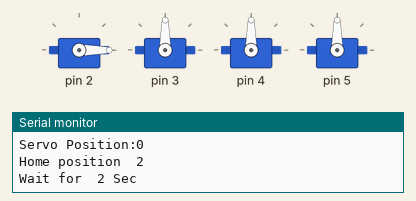
Recording of a sketch running on a simulated Arduino Uno, built with avr-gcc and run on an emulated ATmega328P. Parts: 4 × servo, the last lines printed to the serial monitor.

Above: at 0.1 s.
At 14.5 s:
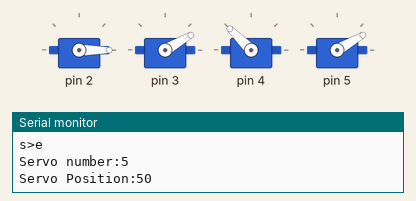
At 20.3 s:
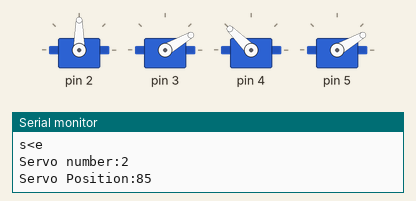
At 25.5 s:
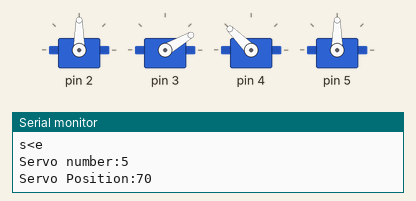
At 26.7 s:
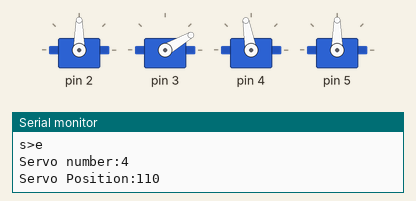
At 28.0 s:
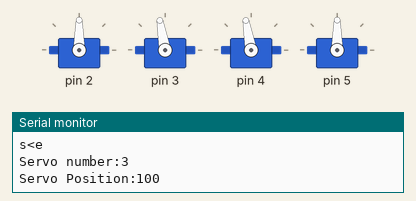
Timing chart, 0 to 34.1 s (numbered marks = the images above):
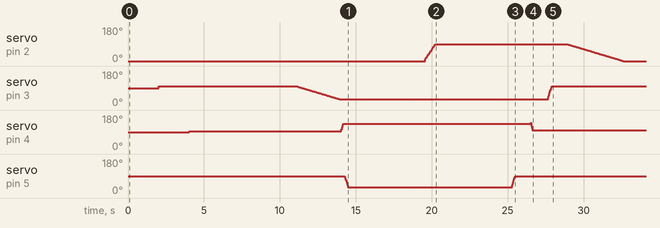

Measured:
- by itself, servo on pin 2: rises from 0° to 90° in 0.68 s, then falls to 0° in 12.4 s
- by itself, servo on pin 4: rises from 90° to 140° in 22.5 s, then falls to 100° in 0.10 s

The sketch:

3d_arm_testing.ino
```cpp
#include <Servo.h>

Servo servos[6];

void setup() {

  Serial.begin(9600);
  servos[2].attach(2);
  servos[3].attach(3);
  servos[4].attach(4);
  servos[5].attach(5);

}

void loop() {

   //start position,end position,angles adding  per loop,delay time, which Servo.

  //Home position
   MotorMove(0,0,10,1000,2);
   Serial.println("Home position  2");
   Serial.println("Wait for  2 Sec");
    delay(2000);
   MotorMove(100,100,1,1000,3);
   Serial.println("Home position  3");
   Serial.println("Wait for  2 Sec");
    delay(2000);
   MotorMove(95,95,10,1000,4);
   Serial.println("Home position  4");
   Serial.println("Wait for  2 Sec");
    delay(2000);
   MotorMove(90,90,10,1000,5);
   Serial.println("Home position  5");
   Serial.println("Home Position Over");
     Serial.println("Wait for  5 Sec");
      delay(5000);

    //pick

    MotorMove(0,0,10,5,2);
    Serial.println("pick  2");
    MotorMove(100,30,1,10,3);
    Serial.println("coming  3");
    MotorMove(95,140,10,5,4);
    Serial.println("pick  5");
    MotorMove(90,30,10,5,5);
    Serial.println("Pick Over");
    Serial.println("Wait for  5 Sec");
    delay(5000);

  //Move
   MotorMove(0,90,5,500,2);
   Serial.println("Move Over");
   Serial.println("Wait for  5 Sec");
    delay(5000);

  //Drop
   MotorMove(30,90,10,5,5);
   delay(1000);
   MotorMove(140,95,10,5,4);
    delay(1000);
   MotorMove(30,100,10,20,3);
    delay(1000);
   MotorMove(90,0,1,5,2);
   Serial.println("Drop Over");
   Serial.println("Wait for  5 Sec");
    delay(5000);

}

void MotorMove(int start,int end,int jump,int sleep,int servo)
{
  if(start <= end){
    for (int i = start; i <= end; i+=jump) {
      servos[servo].write(i);
      delayMicroseconds(sleep);
      Serial.println("s<e");
      Serial.print("Servo number:");
      Serial.println(servo);
      Serial.print("Servo Position:");
      Serial.println(i);
    }
  }else{
      for (int i = start; i >= end;i-=jump) {
       servos[servo].write(i);
       delayMicroseconds(sleep);
       Serial.println("s>e");
       Serial.print("Servo number:");
       Serial.println(servo);
       Serial.print("Servo Position:");
       Serial.println(i);
    }
  }
}
```
